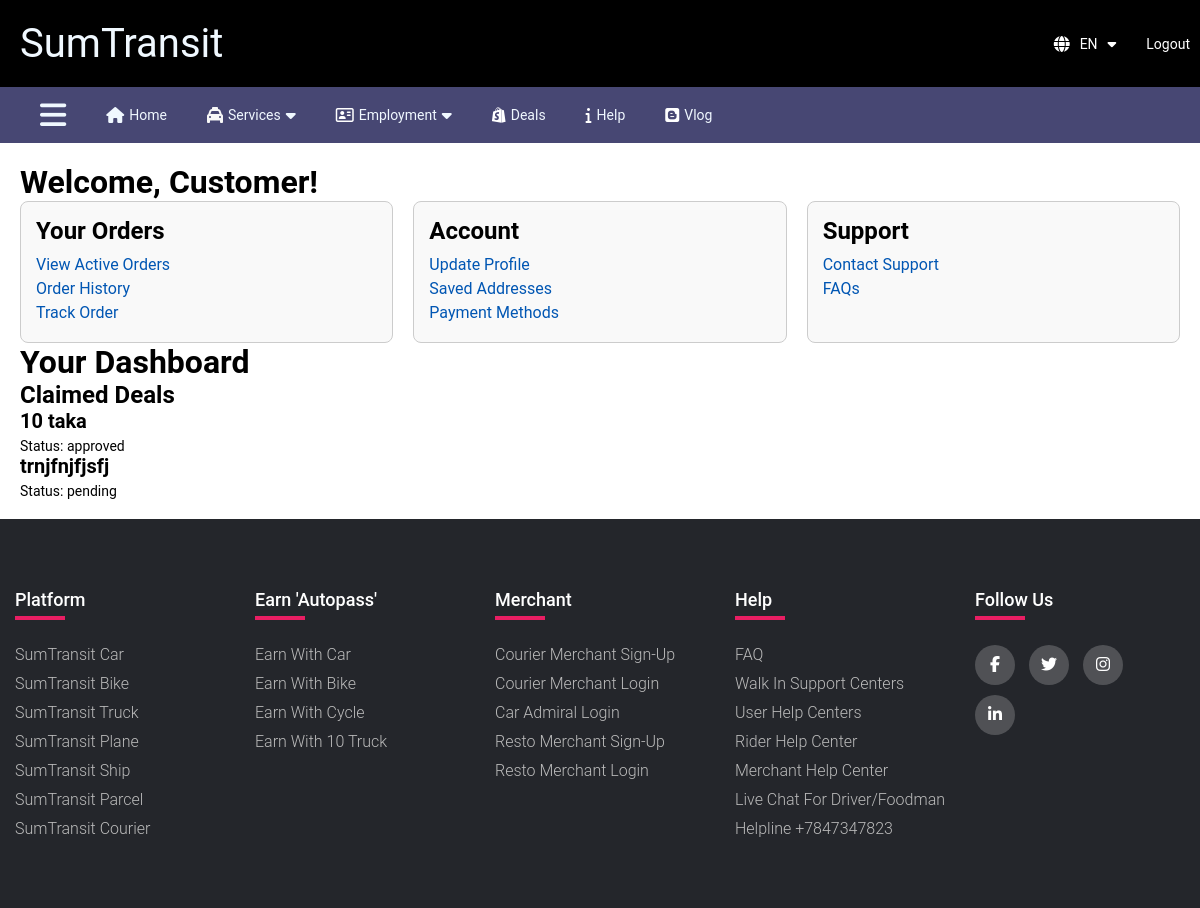
The app's page /dashboard/customer/ (signed in), older data.
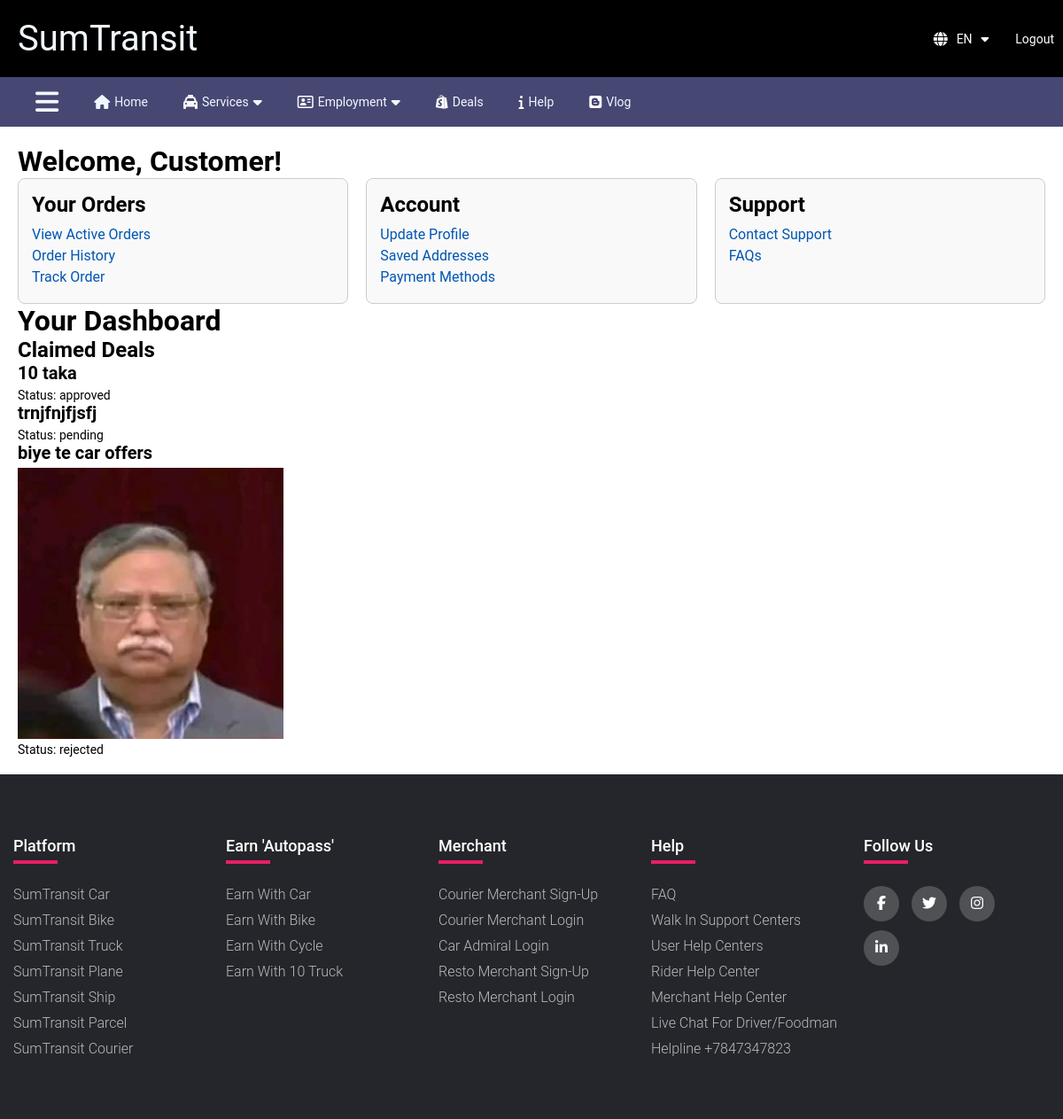
The same page, newer data.
### main/models.py (models this page shows, shortened)
class DealStatus(models.Model):
    STATUS_CHOICES = [
        ('pending', 'Pending'),
        ('approved', 'Approved'),
        ('rejected', 'Rejected'),
    ]
    user = models.ForeignKey(User, on_delete=models.CASCADE)
    deal = models.ForeignKey(Deal, on_delete=models.CASCADE)
    status = models.CharField(max_length=20, choices=STATUS_CHOICES, default='pending')

class Deal(models.Model):
    title = models.CharField(max_length=200)
    description = models.TextField()
    image = models.ImageField(upload_to='deal_images/', null=True, blank=True)
    created_at = models.DateTimeField(auto_now_add=True)

### main/views.py (the view)
@login_required
def customer_dashboard(request):
    deal_statuses = DealStatus.objects.filter(user=request.user)
    return render(request, 'customer_dashboard.html', {'deal_statuses': deal_statuses})

### main/templates/customer_dashboard.html (shortened to what this page needs)
{% extends 'base.html' %}
{% block content %}
<div class="dashboard-container">
  <h1>Welcome, Customer!</h1>
  <div class="dashboard-options">
    <div class="dashboard-section">
      <h2>Your Orders</h2>
      <ul>
        <li><a href="#">View Active Orders</a></li>
        <li><a href="#">Order History</a></li>
        <li><a href="#">Track Order</a></li>
      </ul>
    </div>
    <div class="dashboard-section">
      <h2>Account</h2>
      <ul>
        <li><a href="#">Update Profile</a></li>
        <li><a href="#">Saved Addresses</a></li>
        <li><a href="#">Payment Methods</a></li>
      </ul>
    </div>
    <div class="dashboard-section">
      <h2>Support</h2>
      <ul>
        <li><a href="#">Contact Support</a></li>
        <li><a href="#">FAQs</a></li>
      </ul>
    </div>
</div>
{% block dashboard_content %}
<h1>Your Dashboard</h1>
<h2>Claimed Deals</h2>
<ul>
    {% for deal_status in deal_statuses %}
    <li>
        <h3>{{ deal_status.deal.title }}</h3>
        {% if deal_status.deal.image %}
            <img src="{{ deal_status.deal.image.url }}" alt="{{ deal_status.deal.title }}" width="300">
        {% endif %}
        <p>Status: {{ deal_status.status }}</p>
    </li>
    {% endfor %}
</ul>
{% endblock %}
  </div>
{% endblock %}

### main/templates/base.html (shortened to what this page needs)
<!DOCTYPE html>
{% load static %}
<html lang="en">
<head>
  <link rel="stylesheet" href="{% static 'website/css/style.css' %}">
  <link rel="stylesheet" href="https://cdnjs.cloudflare.com/ajax/libs/font-awesome/6.5.1/css/all.min.css"
 />
</head>
</head>
<body>
  <header>
    <div class="Navbar">
      <a href="{% url 'home' %}" class="thakna">
        <div style="display: flex; align-items: center;" class="sumtran">
          <p style="font-size: 40px;margin-left: 20px;">SumTransit</p>
      </a>
    </div>
    <div style="display: flex; align-items: center; margin-left: auto;" class="basic_nav">
      <div class="lang"><i class="fa-solid fa-globe"></i>
        <p>EN<i class="fa-solid fa-caret-down" style="margin-left: 10px;"></i>
      </div>
      {% if user.is_authenticated %}
      <a href="{% url 'logout' %}" class="thakna" style="color: hsl(0, 0%, 100%);">
        <div class="log_in_nav">
          <p>Logout</p>
        </div>
      </a>
      {% endif %}
    </div>
    <div class="Navbar-2"
      style="display:flex; align-items:center; background-color:rgba(45, 45, 95, 0.876); color:aliceblue;">
      <i class="fa-solid fa-bars" style="margin-left:40px; margin-right:20px;font-size: 30px;"></i>
      <a href="{% url 'home' %}" class="thakna">
        <div class="sub_nav">
          <i class="fa-solid fa-house"></i>
          <p>Home</p>
        </div>
      </a>
      <a href="{% url 'services' %}" class="thakna">
      <div class="Navbar-2-vitor sub_nav " style="display:flex; align-items:center;">
        <i class="fa-solid fa-taxi" style="color: #f7f7f7;"></i>
        <p>Services</p><i class="fa-solid fa-caret-down" style="margin-left: 5px;"></i>
      </div></a>
      <a href="{% url 'car_registration' %}" class="thakna">
      <div class="sub_nav"><i class="fa-regular fa-address-card" style="color: #ffffff;"></i>
        <p>Employment</p><i class="fa-solid fa-caret-down" style="margin-left: 5px;"></i>
      </div></a>
      <a href="{% url 'deals' %}" class="thakna">
      <div class="sub_nav"><i class="fa-brands fa-shopify" style="color: #ffffff;"></i>
        <p>Deals</p>
      </div></a>
      <a href="{% url 'help' %}" class="thakna">
        <div class="sub_nav"><i class="fa-solid fa-info" style="color: #ffffff;"></i>
        <p>Help</p>
      </div>
      </a>
      <div class="sub_nav"><i class="fa-brands fa-blogger" style="color: #ffffff;"></i>
        <p>Vlog</p>
      </div>
    </div>
  </header>
  {% block content %}
  {% endblock %}
  <footer class="footer">
    <div class="container">
      <div class="row">
        <div class="footer-col">
          <h4>Platform</h4>
          <ul>
            <li><a href="#">SumTransit Car</a></li>
            <li><a href="#">SumTransit Bike</a></li>
            <li><a href="#">SumTransit Truck</a></li>
            <li><a href="#">SumTransit Plane</a></li>
            <li><a href="#">SumTransit Ship</a></li>
            <li><a href="#">SumTransit Parcel</a></li>
            <li><a href="#">SumTransit Courier</a></li>
          </ul>
        </div>
        <div class="footer-col">
          <h4>Earn 'autopass'</h4>
          <ul>
            <li><a href="{% url 'car_registration' %}" class="thakna">Earn With Car</a></li>
            <li><a href="{% url 'bike_registration' %}" class="thakna">Earn With Bike</a></li>
            <li><a href="{% url 'bicycle_registration' %}" class="thakna">Earn With Cycle</a></li>
            <li><a href="#">Earn With 10 Truck</a></li>
          </ul>
        </div>
        <div class="footer-col">
          <h4>Merchant</h4>
          <ul>
            <li><a href="#">Courier Merchant Sign-up</a></li>
            <li><a href="#">Courier Merchant Login</a></li>
            <li><a href="#">Car Admiral Login</a></li>
            <li><a href="#">Resto Merchant Sign-up</a></li>
            <li><a href="#">Resto Merchant Login</a></li>
          </ul>
        </div>
        <div class="footer-col">
          <h4>Help</h4>
          <ul>
            <li><a href="#">FAQ</a></li>
            <li><a href="#">Walk in Support Centers</a></li>
            <li><a href="{% url 'help' %}" class="thakna">User Help Centers</a></li>
            <li><a href="{% url 'help' %}" class="thakna">Rider Help Center</a></li>
            <li><a href="{% url 'help' %}" class="thakna">Merchant Help Center</a></li>
            <li><a href="#">Live Chat for Driver/Foodman</a></li>
            <li><a href="#">Helpline +7847347823</a></li>
          </ul>
        </div>
        <div class="footer-col">
          <h4>follow us</h4>
          <div class="social-links">
            <a href="#"><i class="fab fa-facebook-f"></i></a>
            <a href="#"><i class="fab fa-twitter"></i></a>
            <a href="#"><i class="fab fa-instagram"></i></a>
            <a href="#"><i class="fab fa-linkedin-in"></i></a>
          </div>
        </div>
      </div>
    </div>
  </footer>
</body>
</html>

### static/website/css/style.css (style rules this page uses)
* { margin: 0px; border: border-box; padding: 0px; font-family: Roboto; }
.lang { display: flex; flex-wrap: wrap; }
.lang p { margin: 0 10px 0 10px }
.Navbar, .sub_nav { padding: 20px 0 20px 0; }
.Navbar { display: flex; align-items: center; background-color:black; color:rgb(255, 255, 255); justify-content: space-between; }
.sub_nav , .Navbar-2 div { display: flex; padding: 20px; }
.sub_nav p { margin-left: 5px; }
.footer { background-color: #24262b; padding: 70px 0; }
.container { max-width: 1240px; margin: auto; }
.row { display: flex; flex-wrap:inherit; }
ul { list-style: none; }
.footer-col { width: 25%; padding: 0 15px; }
.footer-col h4 { font-size: 18px; color: #ffffff; text-transform: capitalize; margin-bottom: 35px; font-weight: 500; position: relative; }
.footer-col h4::before { content: ''; position: absolute; left: 0; bottom: -10px; background-color: #e91e63; height: 4px; box-sizing: border-box; width: 50px; }
.footer-col ul li:not(:last-child) { margin-bottom: 10px; }
.footer-col ul li a { font-size: 16px; text-transform: capitalize; color: #ffffff; text-decoration: none; font-weight: 300; color: #bbbbbb; display: block; transition: all 0.3s ease; }
.footer-col .social-links a { display: inline-block; height: 40px; width: 40px; background-color: rgba(255, 255, 255, 0.2); margin: 0 10px 10px 0; text-align: center; line-height: 40px; border-radius: 50%; color: #ffffff; transition: all 0.5s ease; }
.basic_nav div { padding:10px; }
.lang,.log_in_nav,.sign_up_nav,.sumtran,.Navbar-2 div,.Navbar-2 i:hover { cursor: pointer; }
h3 { font-size: 20px; margin-bottom: 5px; }
p { font-size: 14px; margin: 0; }
.lang,.log_in_nav,.sign_up_nav,.sumtran,.Navbar-2 p,.Navbar-2 i:hover { cursor: pointer; }
.thakna { text-decoration: none; color: aliceblue; }
html { scroll-behavior: smooth; }

### main/templates/customer_dashboard.html (style rules this page uses)
.dashboard-container { padding: 20px; }
.dashboard-options { display: flex; gap: 20px; }
.dashboard-section { background-color: #f9f9f9; border: 1px solid #ccc; border-radius: 8px; padding: 15px; flex: 1; }
.dashboard-section h2 { margin-bottom: 10px; }
.dashboard-section ul { list-style-type: none; padding: 0; }
.dashboard-section ul li { margin: 5px 0; }
.dashboard-section ul li a { text-decoration: none; color: #0056b3; }

Row changes from the older to the newer data that the page shows:
added DealStatus: deal "biye te car offers", deal.image (picture), status "rejected"
